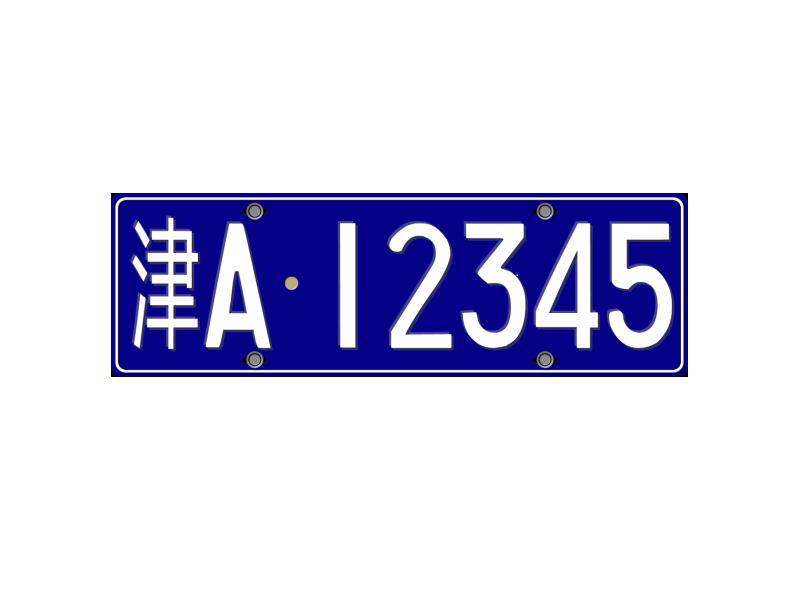
%> input picture MATLAB/test.jpg, 800 x 600 px
$ octave TXT2IMG.m   (GNU Octave 9; MATLAB toolbox functions it lacks are replaced by stand-ins)
%> lines starting %> are read from the running program, lines starting %| are printed output that depends on the picture
clear all
close all
clc

imgori = imread('test.jpg');
%> imgori is the input picture: size 600x800x3 uint8; mean R, G, B 214.7, 213.8, 233.7
[a,b,c]= size(imgori);
%> a = 600; b = 800; c = 3

img1R = uint8(textread('R.txt','%u'));
img1G = uint8(textread('G.txt','%u'));
img1B = uint8(textread('B.txt','%u'));

img1(:,:,1) = reshape(img1R,[b,a]);
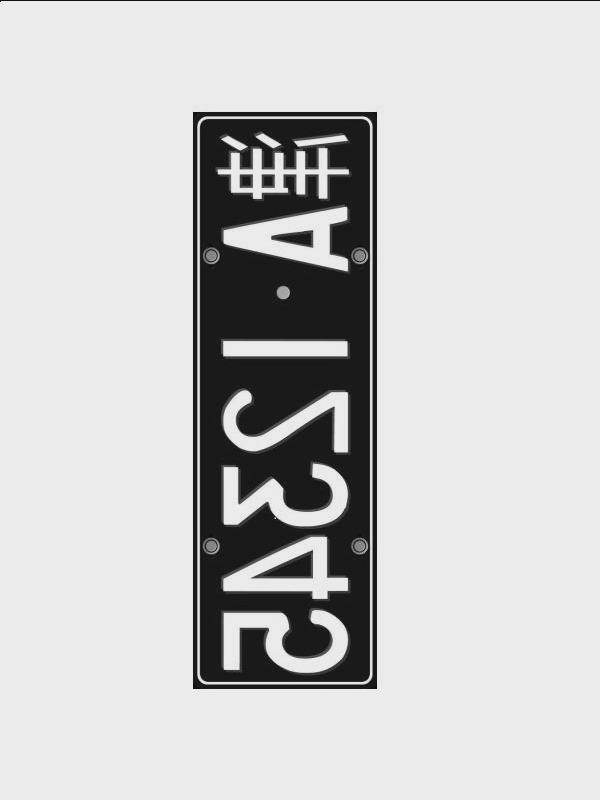
%> img1: size 800x600 uint8; min 16, max 235, mean 200.8
img1(:,:,2) = reshape(img1G,[b,a]);
img1(:,:,3) = reshape(img1B,[b,a]);
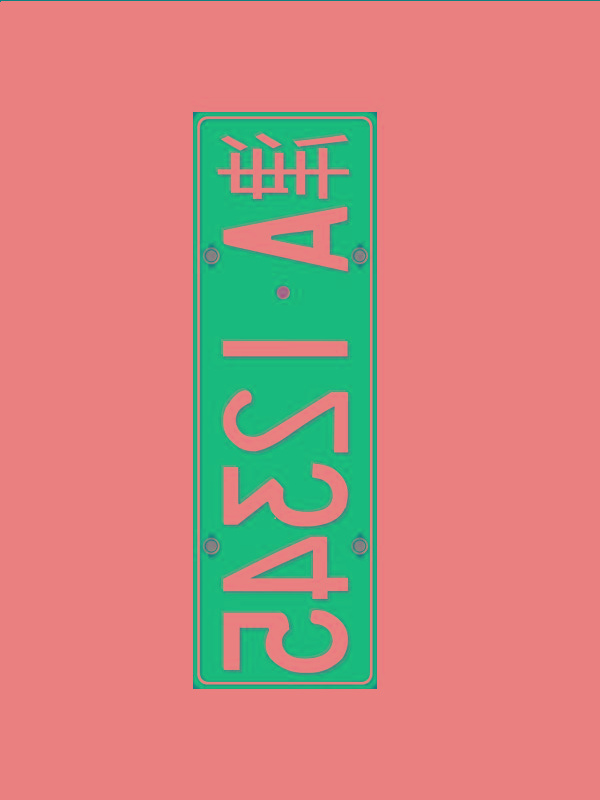
%> img1: size 800x600x3 uint8; mean R, G, B 200.8, 136.6, 127.6

img=flipdim(img1,1);

figure,
subplot(221),imshow(imrotate(img,-90)),title('YCbCr');
subplot(222),imshow(imrotate(img(:,:,1),-90)),title('Y');
subplot(223),imshow(imrotate(img(:,:,2),-90)),title('Cb');
subplot(224),imshow(imrotate(img(:,:,3),-90)),title('Cr');
%> after `title('Cr')`:
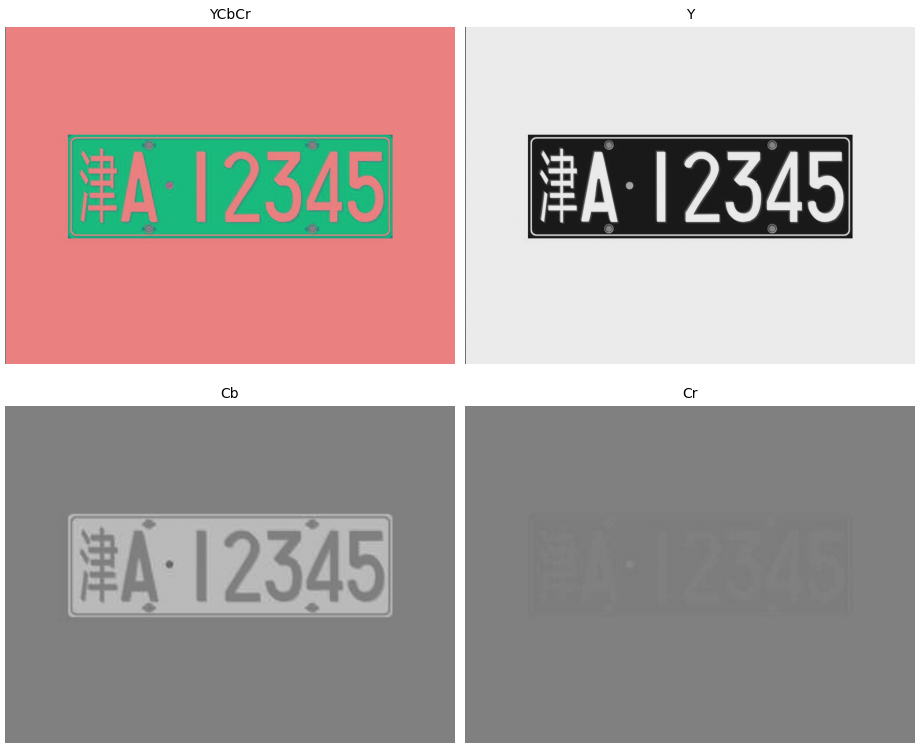
%> figure redrawn from the program's plot data, 4 panels
